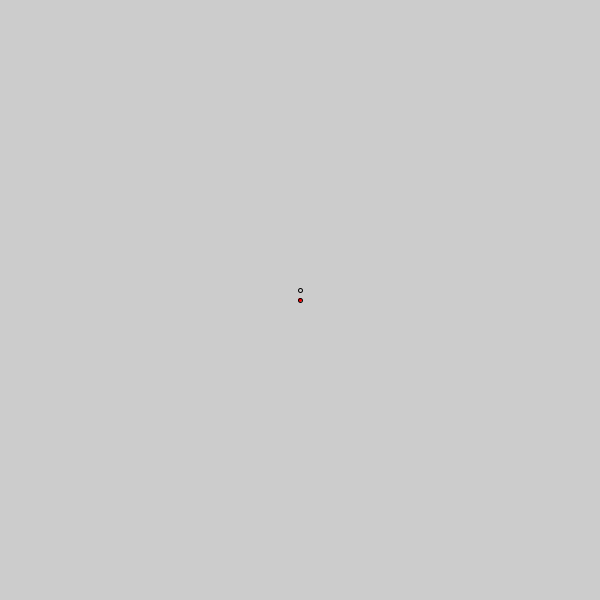
Frame 1 (no input)
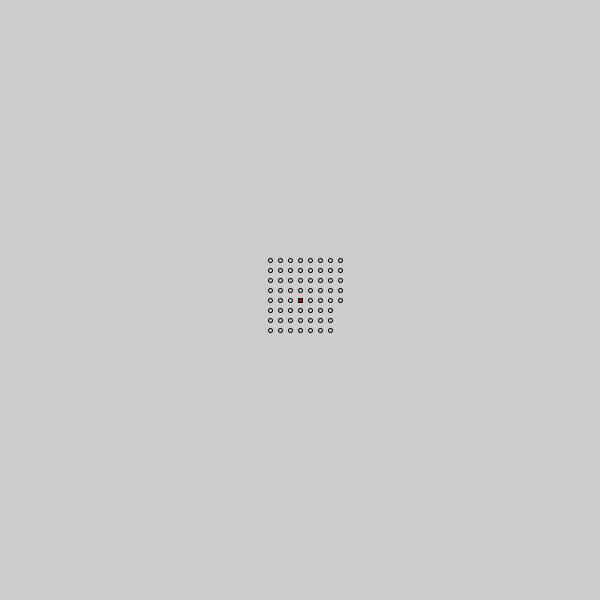
Frame 60 (the mouse pressed at the canvas centre just before this capture)
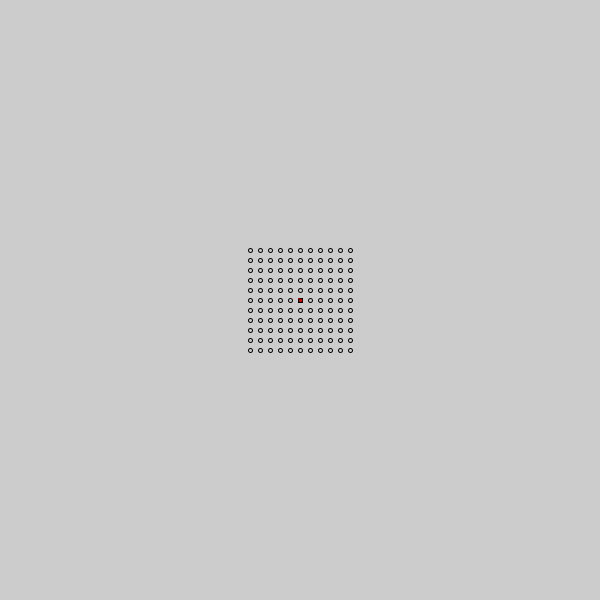
Frame 120 (the mouse held since frame 60 and released just before this capture)

The Processing sketch that drew these frames (run headless with seeded random() and noise(); from frame 60 on, the mouse is pressed at the canvas centre):

// Processing sketch: squareSpiral
// ── squareSpiral.pde
int x, y, step; //<>//
boolean isVert = true;

void setup() {
  size(600, 600);
  surface.setLocation(10, 10);
  noFill();
  stroke(0);
  //frameRate(10);

  x = 0;
  y = 0;
  step = 10;
}

void draw() {
  update();
  translate(width / 2, height / 2);
  noFill();
  circle(x, y, 4);
  fill(255, 0, 0);
  circle(0, 0, 4);
}

void update() {
  if (isVert) { //<>//
    if (x <= 0) {
      y -= step;
    } else {
      y += step;
    }
  } else {
    if (y <= 0) {
      x += step;
    } else {
      x -= step;
    }
  }

  boolean topLeft = x <= 0 && y <= 0;
  boolean change = x - step == y;
  if (topLeft && change) {
    isVert = !isVert;
  }

  if (!topLeft && abs(x) == abs(y)) {
    isVert = !isVert;
  }
}
